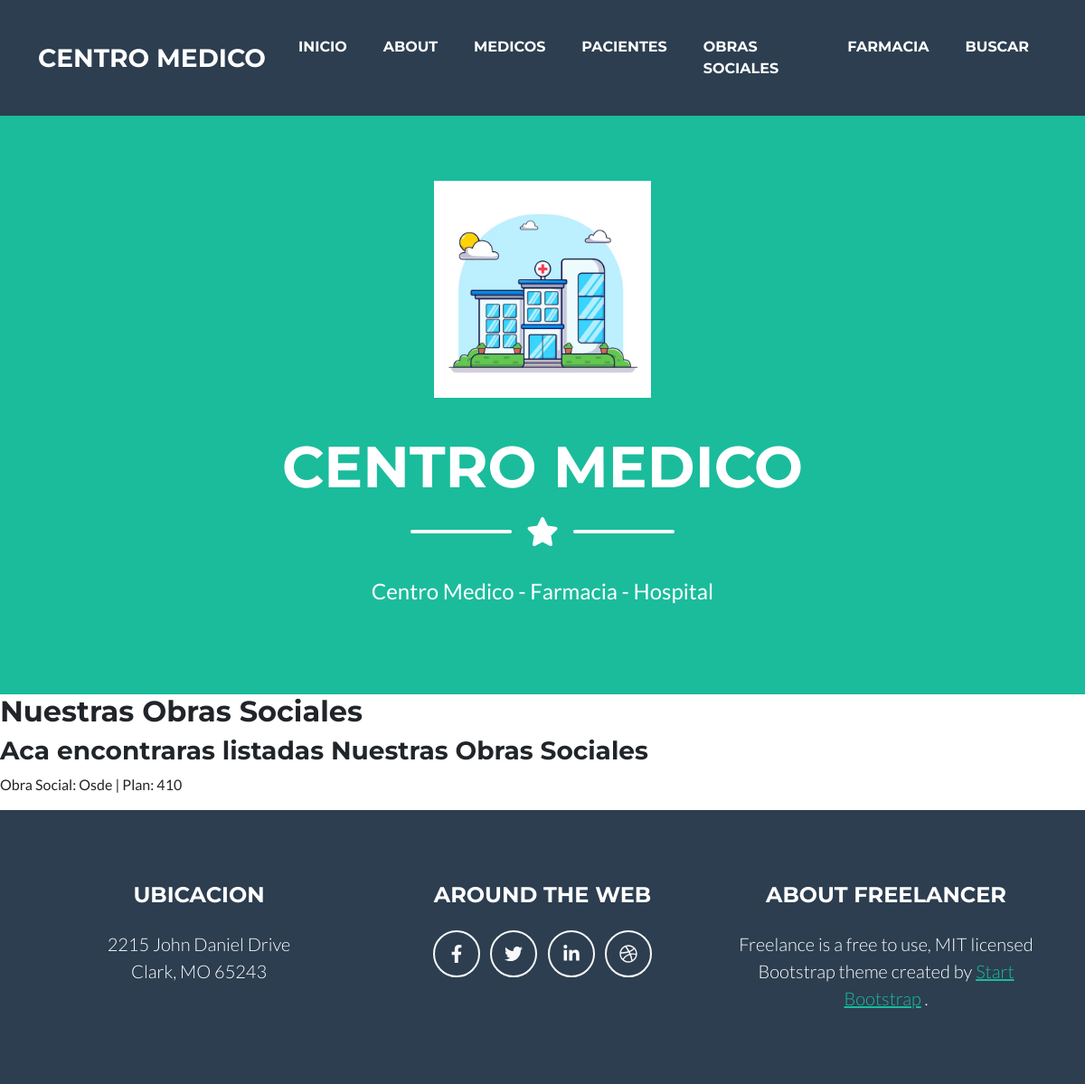
Page /osociales_lista on the earlier database version.
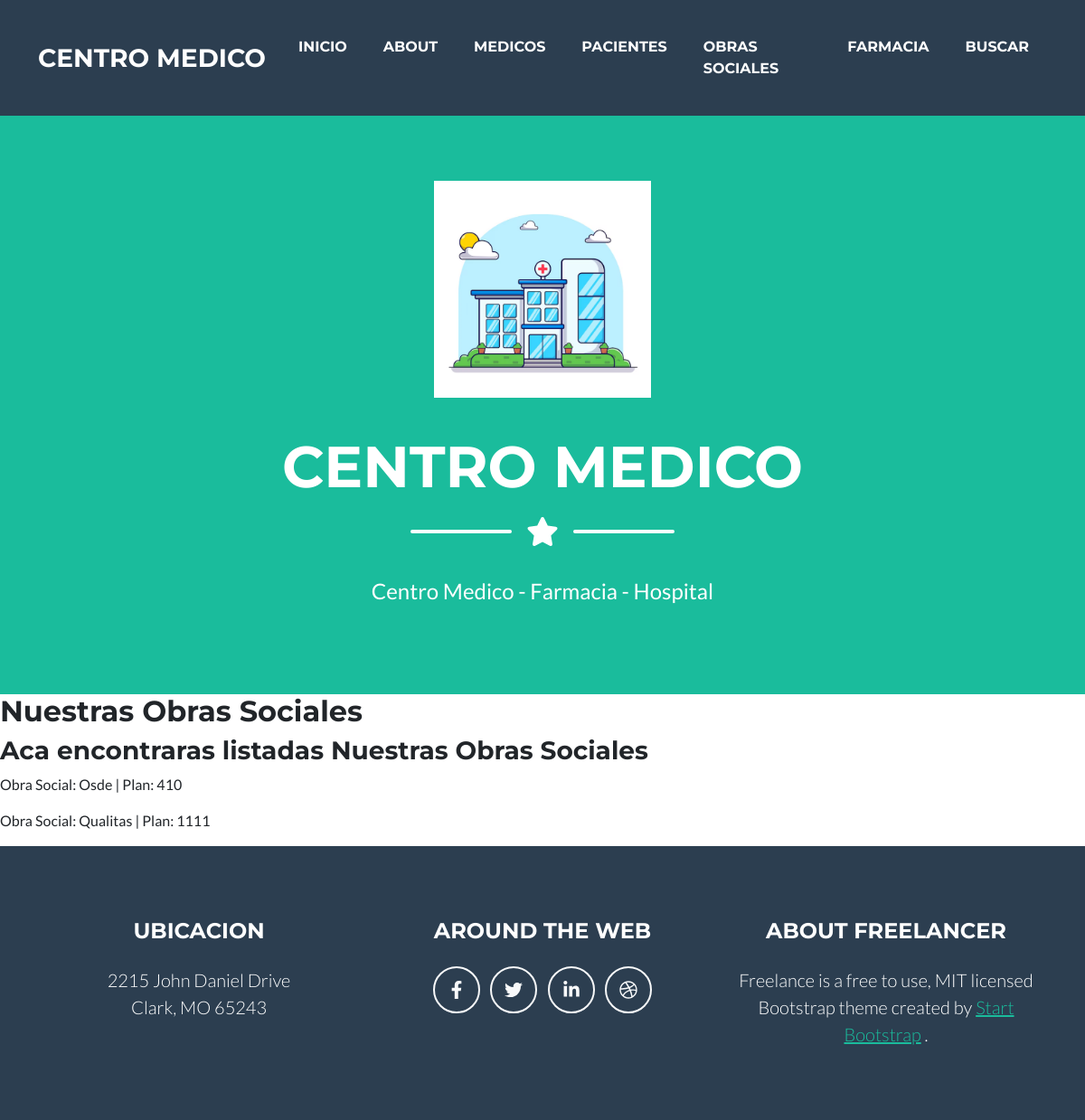
Same page on the later database version.
### centromed/models.py (models this page shows, shortened)
class Obrasocial(models.Model):
    nombre= models.CharField (max_length=20)
    plan= models.IntegerField()
    cobertura= models.BooleanField()

### centromed/views.py (the view)
# urls.py: path("osociales_lista", ObrasocialListView.as_view(), name= "osociales_lista"),
class ObrasocialListView(ListView):
    model= Obrasocial
    context_object_name = "obras_sociales"
    template_name = "centromed/osociales_lista.html"

### centromed/templates/centromed/osociales_lista.html (shortened to what this page needs)
{% extends 'centromed/base.html' %}
{% block mutable %}
    <h2>Nuestras Obras Sociales</h2>
    <h3>Aca encontraras listadas Nuestras Obras Sociales</h3>
    {% for obrasocial in obras_sociales %}
        <p>Obra Social: {{obrasocial.nombre}} | Plan: {{obrasocial.plan}}</p>
    {% endfor %}
{% endblock %}

Differences in the rows shown:
added Obrasocial: nombre "Qualitas", plan "1111"
